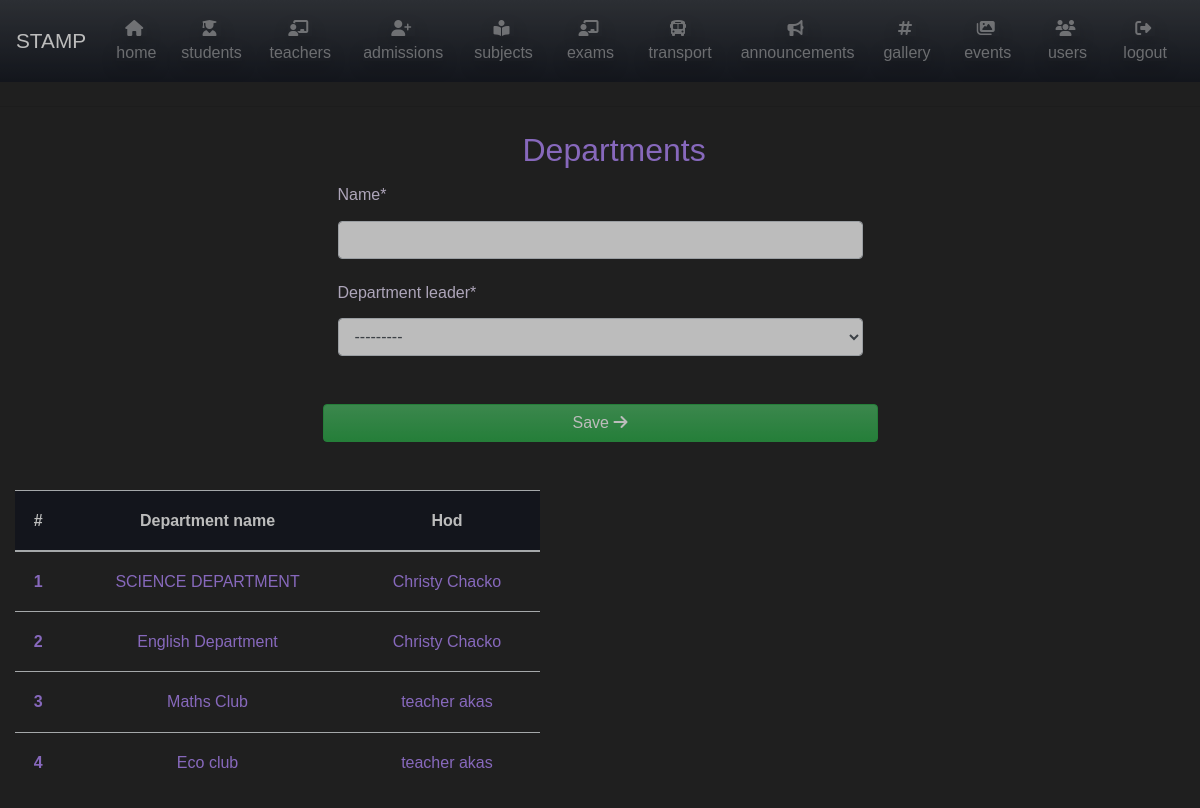
The page /departments (signed in) on the database its author committed.
### teacher/models.py (models this page shows, shortened)
class department_head(models.Model):
    department = models.OneToOneField(department, on_delete=models.DO_NOTHING)
    department_leader = models.ForeignKey(teacher_details, on_delete=models.DO_NOTHING)

class department(models.Model):
    name = models.CharField(max_length=25)
    def __str__(self):
        return self.name

class teacher_details(models.Model):
    GENDER = (
        ('M', 'MALE'),
        ('F', 'FEMALE'),
        ('O', 'OTHER')
    )
    first_name = models.CharField(max_length=25)
    last_name = models.CharField(max_length=25)
    emp_code = models.CharField(max_length=10, unique=True)
    mobile = models.CharField(max_length=10)
    email = models.EmailField(unique=True)
    date_of_joining = models.DateField(null = True)
    gender = models.CharField(max_length=2, choices=GENDER)
    adress = models.CharField(max_length=25)
    adress2 = models.CharField(max_length=25)
    city = models.CharField(max_length=25)
    state = models.CharField(max_length=25, default='New Delhi')
    pincode = models.CharField(max_length=8)
    user_name = models.ForeignKey(User, on_delete = models.DO_NOTHING, null=True)
    def __str__(self):
        return f'{self.first_name} {self.last_name}'

### lead/views.py (the view)
# urls.py: path('departments', views.departments, name='departments'),
@login_required
def departments(request):  # for mapping deparment heads to department
    if request.method == 'POST':
        form = departmentHeadForm(request.POST)
        form2 = departmentForm(request.POST)
        if form.is_valid() and form2.is_valid():
            form2.save()
            name = form2.cleaned_data.get('name')
            d = department.objects.filter(name=name)[0]
            new_department_head = form.save(commit=False)
            new_department_head.department = d
            new_department_head.save()
            return redirect('departments')
    else:
        dept = department_head.objects.all()
        form = departmentHeadForm()
        form2 = departmentForm()
        context = {
            'form': form,
            'departments': dept,
            'form2': form2
        }
    return render(request, 'lead/departments.html', context)

### teacher/forms.py
class departmentHeadForm(ModelForm):
    class Meta:
        model = department_head
        fields = ['department_leader']

class departmentForm(ModelForm):
    class Meta:
        model = department
        fields = '__all__'

### lead/templates/lead/departments.html (shortened to what this page needs)
{% extends "lead/home.html" %} {% load crispy_forms_tags %} {% block content %}
<div class="container rounded mb-5" id='customforms'>
    <form method="POST">
        <h2 class="text-secondary col-md-6 offset-md-5">Departments</h2>
        <div class="form-group col-md-6 offset-md-3">
            {{ form2.name|as_crispy_field }}
        </div>
        <div class="form-group col-md-6 offset-md-3">
            {{form.department_leader|as_crispy_field }}
        </div>
        <button class="btn btn-success text-white btn-block mt-5 col-md-6 offset-md-3 mb-4" type="submit">
            Save
            <i class="fas fa-arrow-right"></i>
        </button>
    </form>
</div>
<section id="subject_table">
    <div class="container row">
        <div class="table-responsive col-md-6 order-1 order-md-2">
            <table class="table table-hover">
                <thead class="text-white  bg-primary text-center">
                    <tr>
                        <th scope="col">#</th>
                        <th scope="col">Department name </th>
                        <th scope="col">Hod</th>
                    </tr>
                </thead>
                <tbody>
                    {% for department in departments%}
                    <tr class="text-center text-secondary">
                        <th scope="row">{{ department.id }}</th>
                        <td>{{ department.department }}</td>
                        <td>{{ department.department_leader }}</td>
                    </tr>
                    {% endfor %}
                </tbody>
            </table>
        </div>
    </div>
</section>
{% endblock content %}

### rows shown on the page
department_head: id "1", department "SCIENCE DEPARTMENT", department_leader "Christy Chacko"
department_head: id "2", department "English Department", department_leader "Christy Chacko"
department_head: id "3", department "Maths Club", department_leader "teacher akas"
department_head: id "4", department "Eco club", department_leader "teacher akas"
